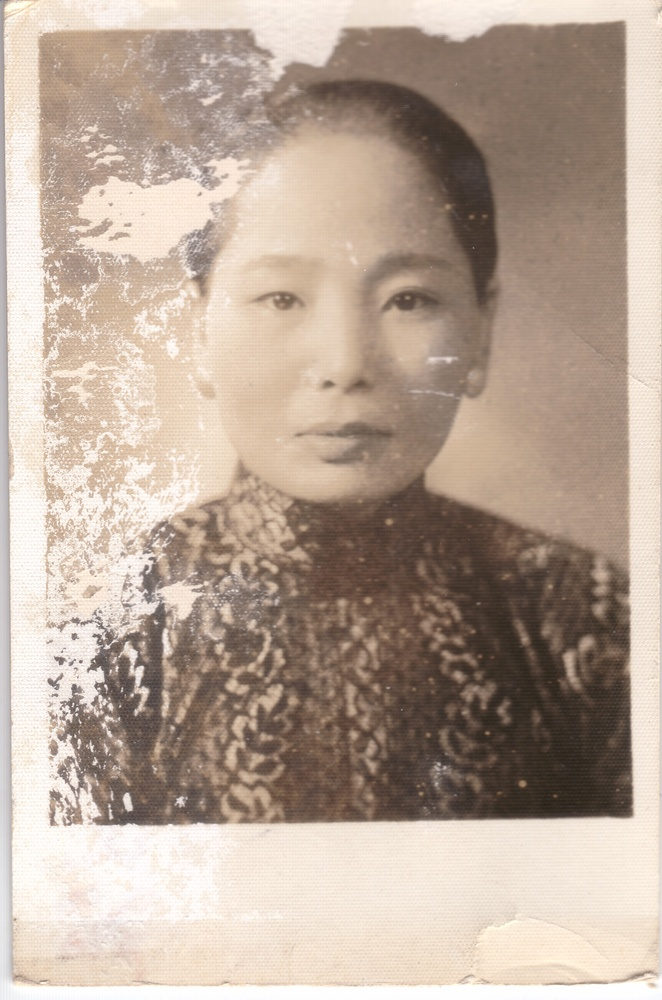
//> input picture scratched_img1.jpg, 662 x 1000 px, shrunk from 1862 x 2812 before the run
$ ./GaussianNoise scratched_img1.jpg   (built with g++ and OpenCV 4)
//> lines starting //> are read from the running program, lines starting //| are printed output that depends on the picture
// Add GaussianNoise
// by Steven Wirsz

#include "opencv2/imgproc/imgproc.hpp"
#include "opencv2/highgui/highgui.hpp"
#include <stdlib.h>
#include <stdio.h>

using namespace cv;

int threshold_value = 0;
Mat src, dst;

void Threshold_Demo( int, void* );

int main( int, char** argv )
{
  src = imread( argv[1], 1 );
//> src is the input picture: 1000 rows x 662 cols, CV_8UC3; mean B, G, R 152.8, 166.9, 184.5
  namedWindow( "Add GaussianNoise", WINDOW_AUTOSIZE );
  createTrackbar( "% noise",
                  "Add GaussianNoise", &threshold_value,
                  100, Threshold_Demo );
//> slider '% noise' is set to 33

    Threshold_Demo( 0, 0 );
	waitKey(); // pause before clearing images
}

void Threshold_Demo( int, void* )
{
	threshold( src, dst, 255, 0, 4 );
	dst = src.clone();
	Mat noisyI;
	noisyI.create (dst.rows,dst.cols,CV_32FC(1));
	noisyI.setTo (cv::Scalar::all (0));

	vector <Mat>  _channel;
	dst.convertTo (dst,CV_32FC(3),1.0,0);
	cv::split(dst,_channel);
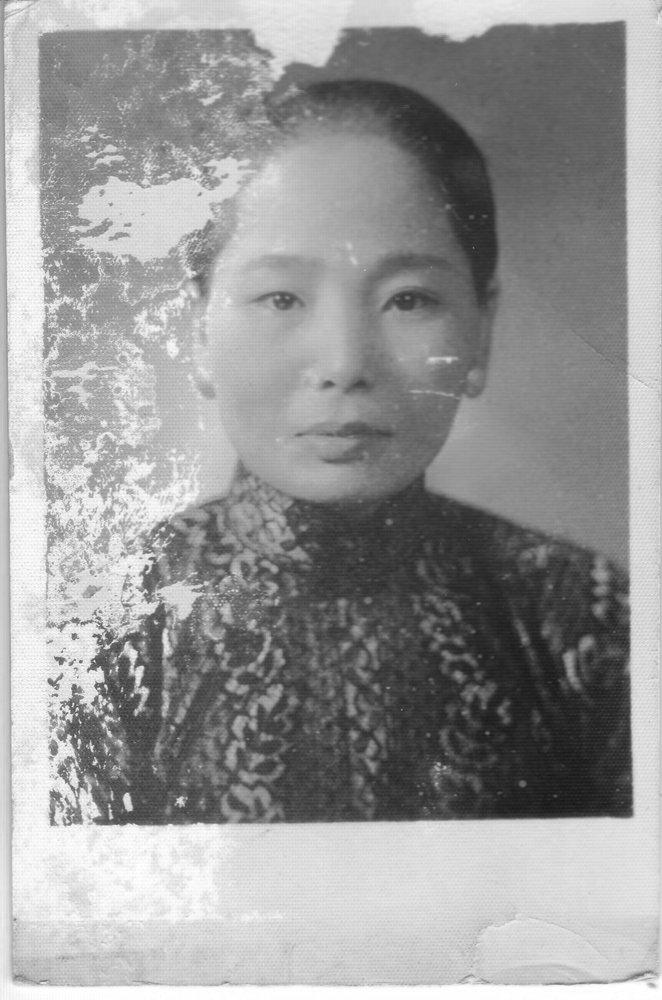
//> _channel[0]: 1000 rows x 662 cols, CV_32FC1; min 22, max 255, mean 152.8
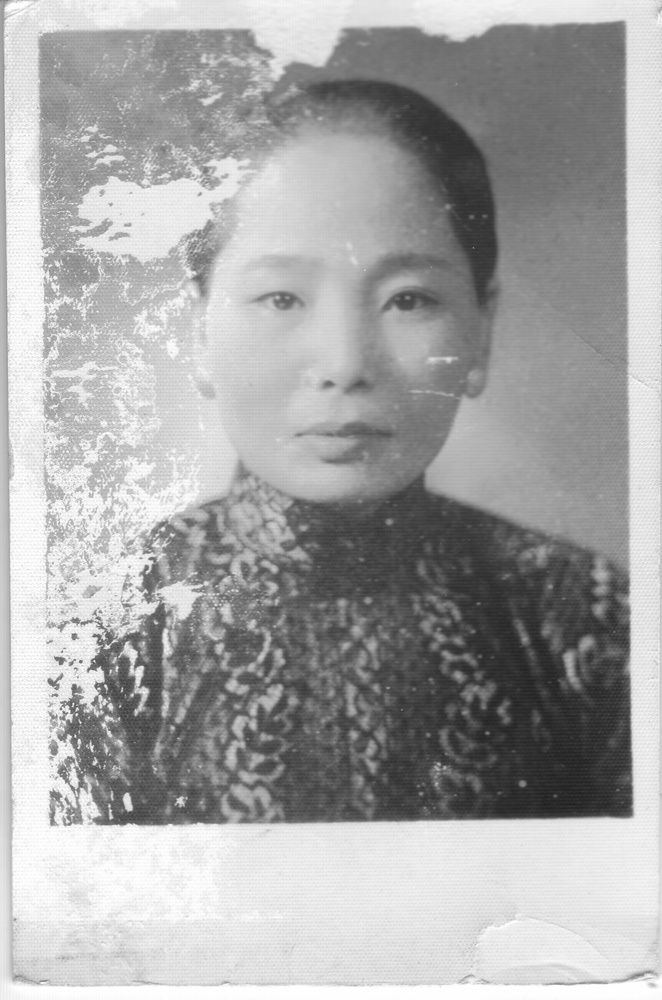
//> _channel[1]: 1000 rows x 662 cols, CV_32FC1; min 31, max 255, mean 166.9
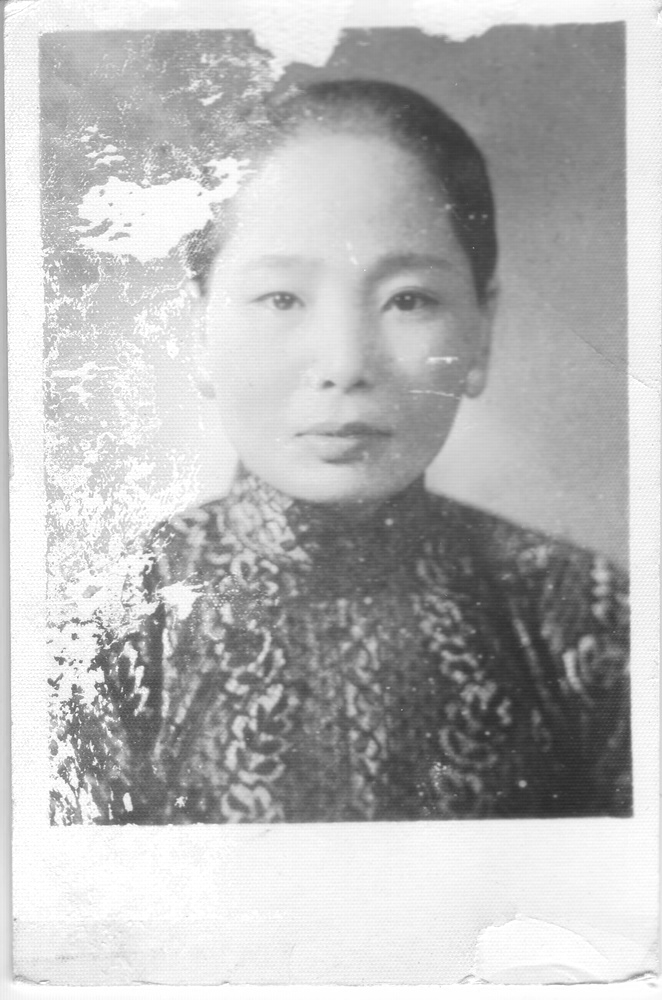
//> _channel[2]: 1000 rows x 662 cols, CV_32FC1; min 39, max 255, mean 184.5
	for(int i=0;i<dst.channels ();i++)
	{
		randn(noisyI, Scalar::all(0), Scalar::all((double)threshold_value)/2);
		add(_channel[i],noisyI,_channel[i]);
	}
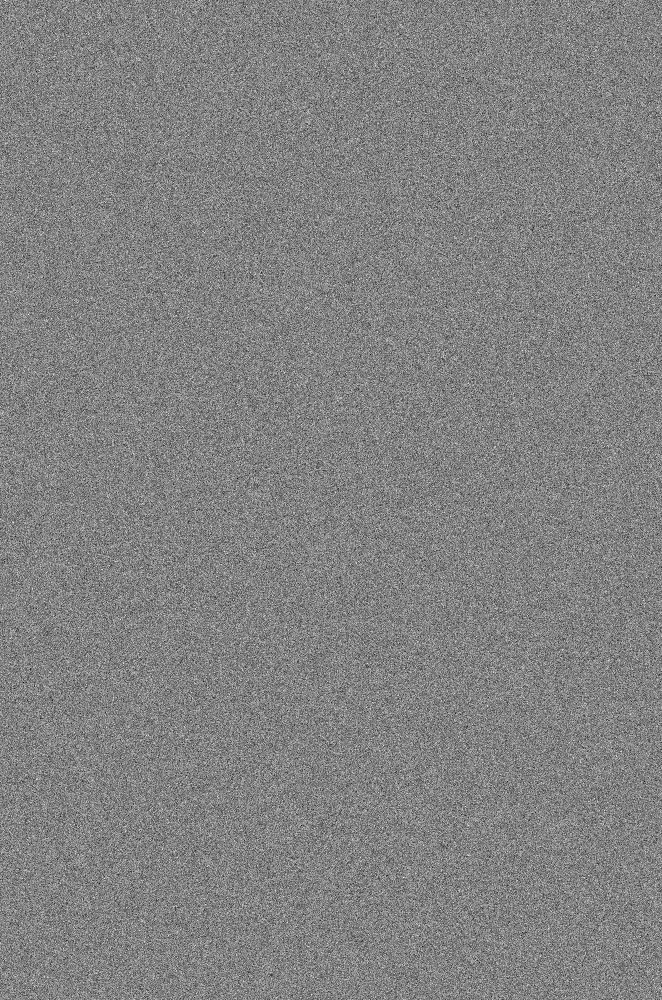
//> noisyI: 1000 rows x 662 cols, CV_32FC1; min -82.64, max 79.1, mean 0; drawn with min black and max white

	cv::merge (_channel,dst);
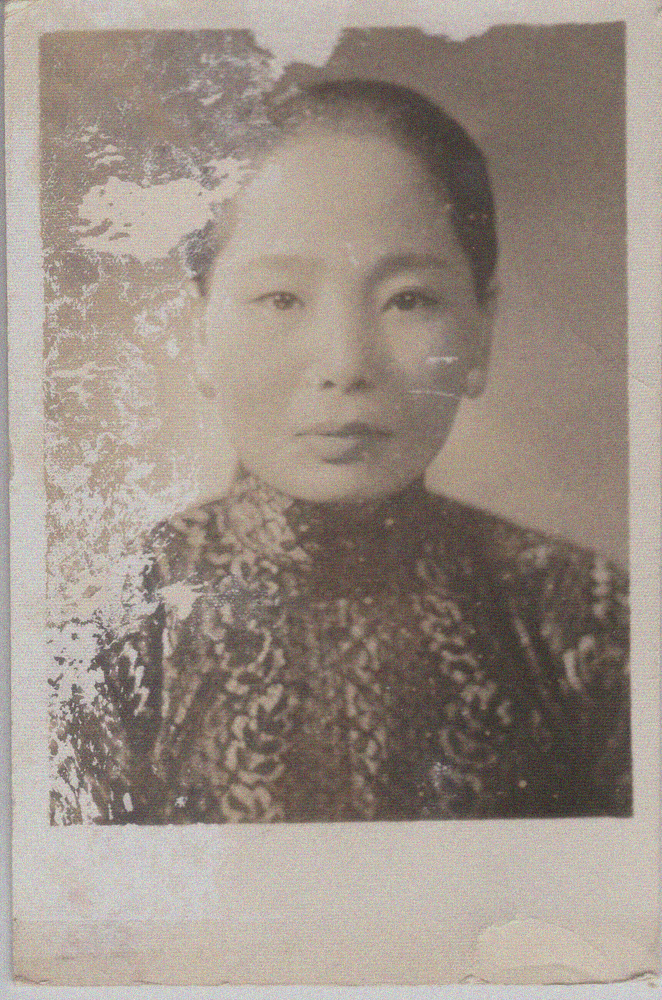
//> dst: 1000 rows x 662 cols, CV_32FC3; mean B, G, R 152.8, 166.9, 184.5; drawn with min black and max white
	dst.convertTo (dst,CV_8UC(3),1.0,0);
//> dst: 1000 rows x 662 cols, CV_8UC3
//> after the loop in Threshold_Demo (call 2), `for(int i=0;i<dst.channels ();i++)`:
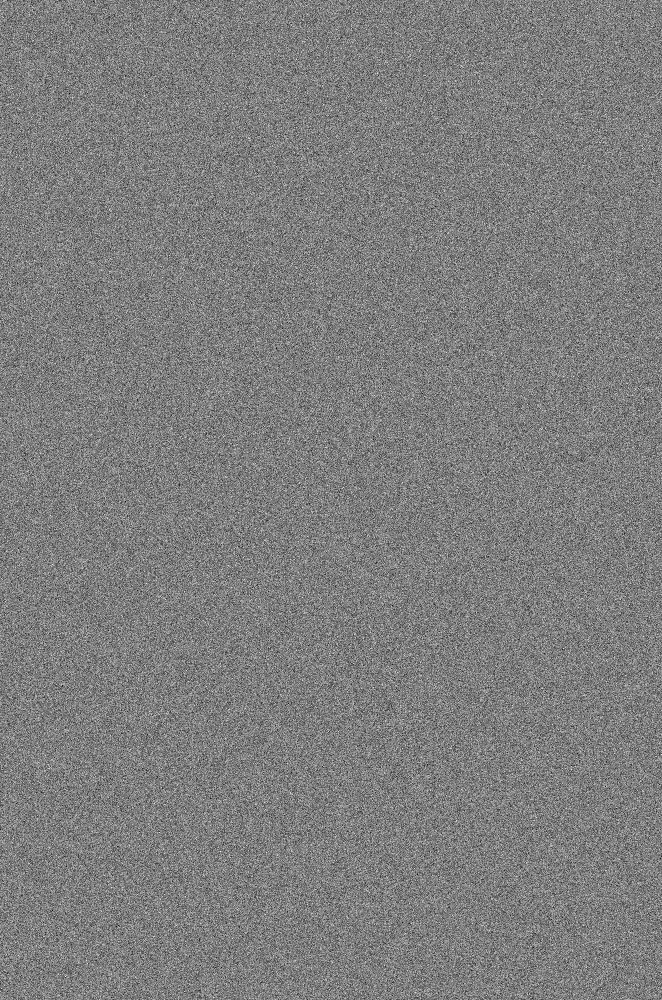
//> noisyI: 1000 rows x 662 cols, CV_32FC1; min -76.72, max 78.18, mean 0; drawn with min black and max white

	imshow( "Add GaussianNoise", dst );
}

$ run again, on 3 flower.jpg
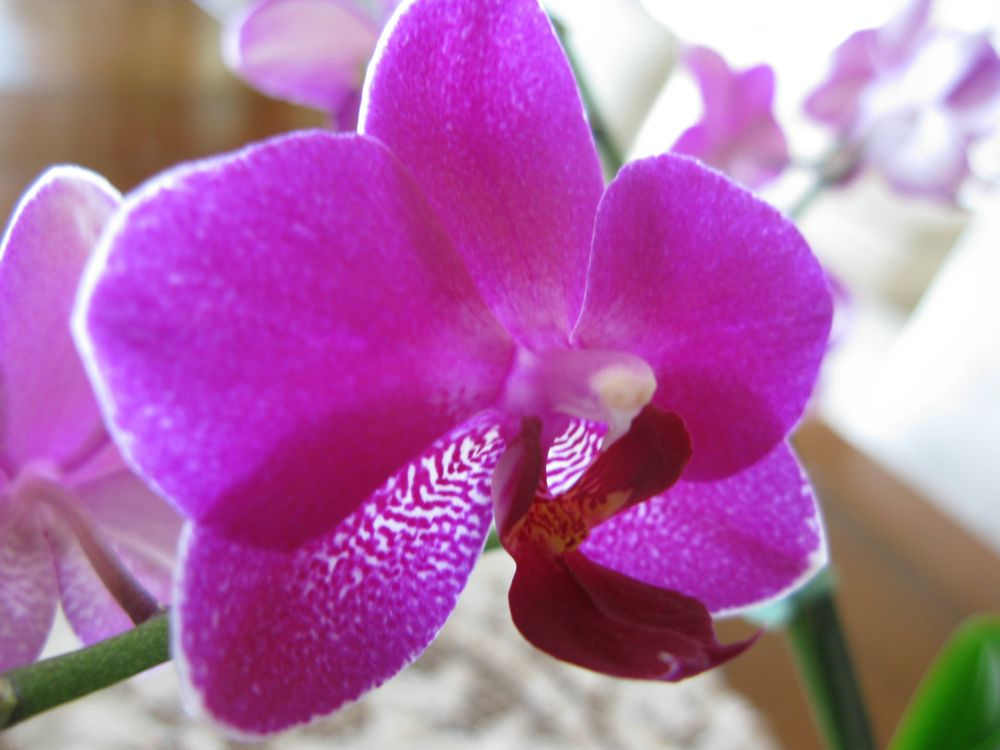
//> input picture 3 flower.jpg, 1000 x 750 px
//> src is the input picture: 750 rows x 1000 cols, CV_8UC3; mean B, G, R 166, 106.5, 175
//> in Threshold_Demo, `cv::merge (_channel,dst);`:
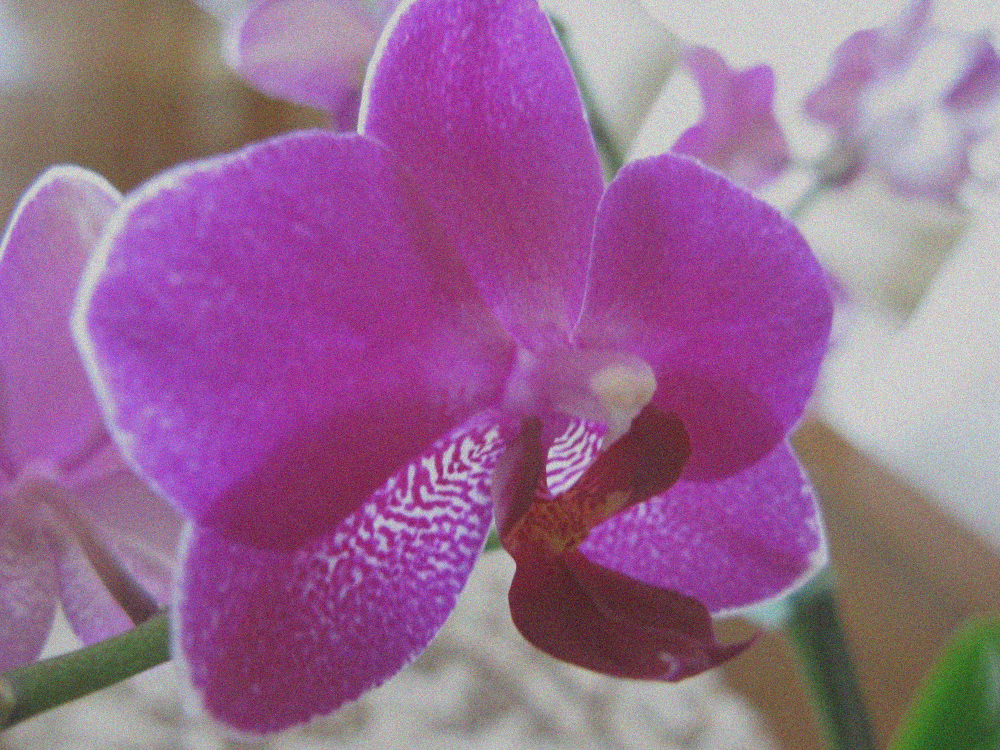
//> dst: 750 rows x 1000 cols, CV_32FC3; mean B, G, R 166, 106.5, 175; drawn with min black and max white
//> after the loop in Threshold_Demo (call 2), `for(int i=0;i<dst.channels ();i++)`:
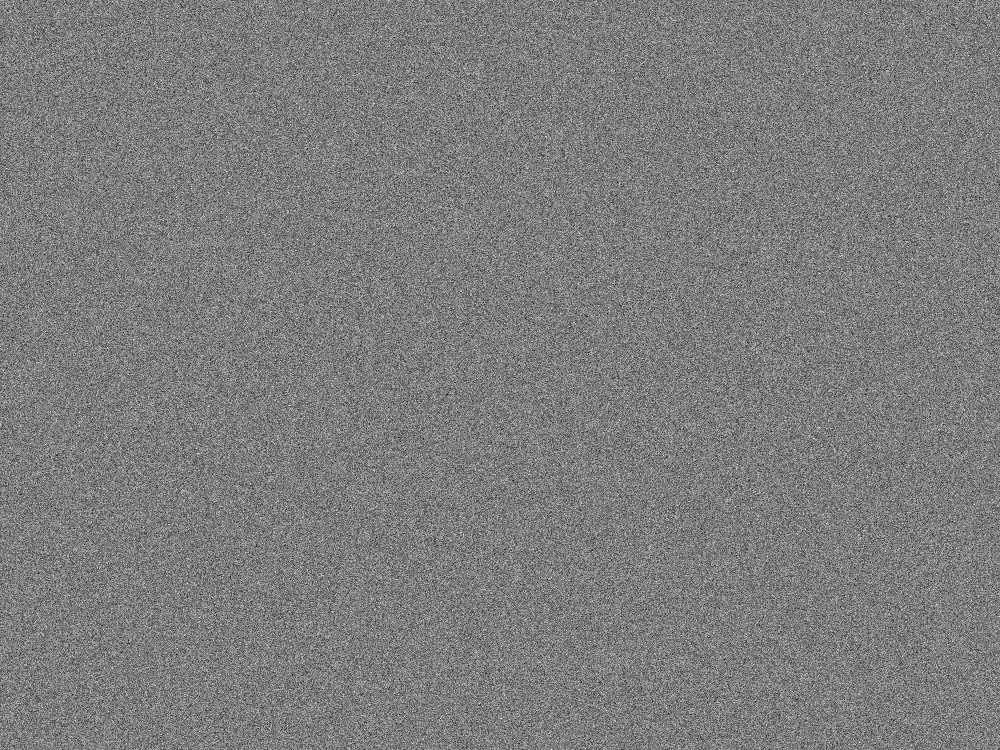
//> noisyI: 750 rows x 1000 cols, CV_32FC1; min -75.99, max 78.18, mean 0; drawn with min black and max white
